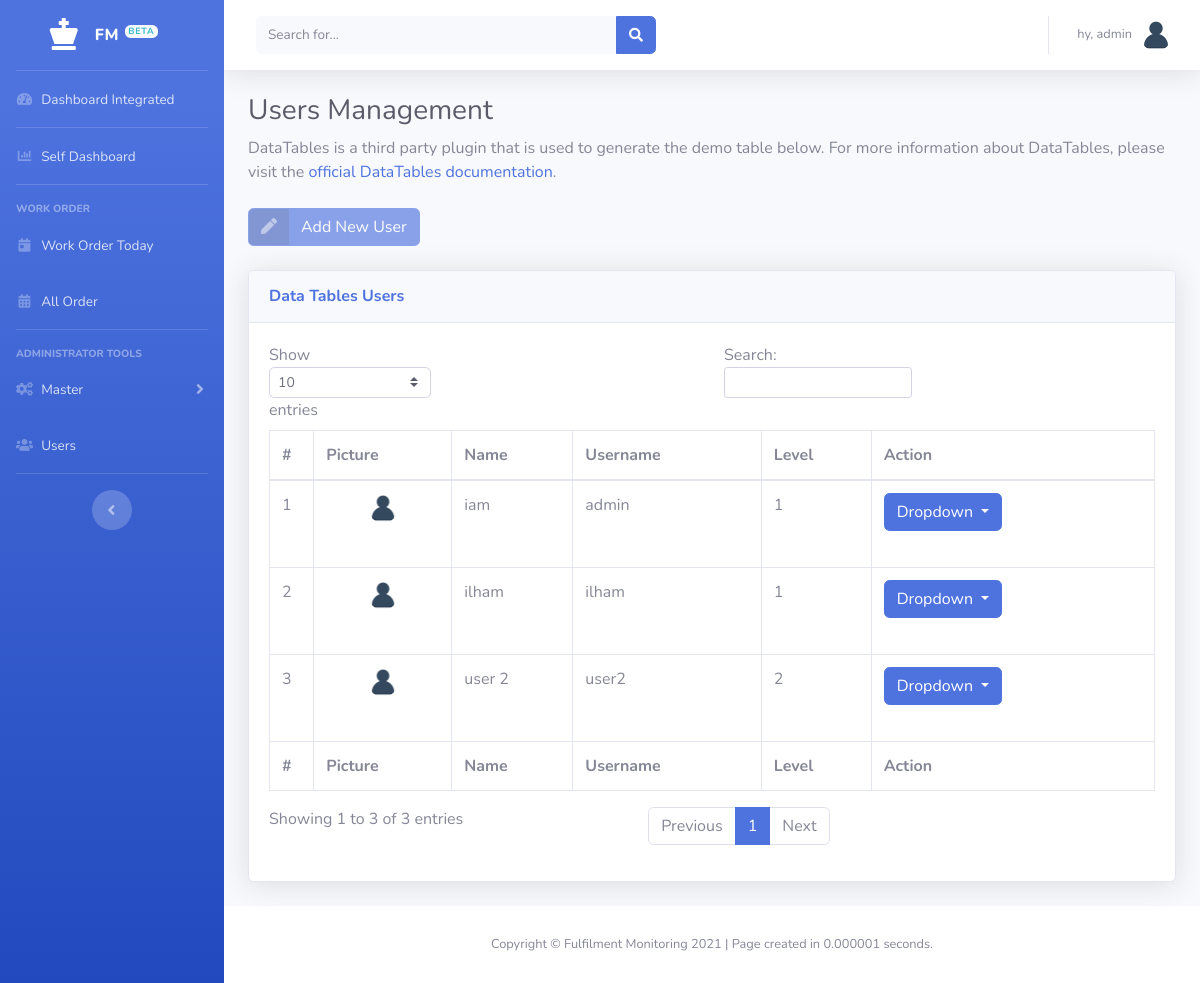
Page /leader/users.php (signed in) on the committed database.
### tables this page shows
CREATE TABLE `user` (
  `id_user` int(11) NOT NULL,
  `name` varchar(512) NOT NULL,
  `username` varchar(512) NOT NULL,
  `password` varchar(512) NOT NULL,
  `level` varchar(128) NOT NULL,
  `picture` varchar(512) NOT NULL
);

### leader/users.php (the view, shortened to what this page needs)
<!DOCTYPE html>
<html lang="en">
<?php
include '../template/head.php';
?>
<body id="page-top">
  <div id="wrapper">
    <?php
    include 'menu.php';
    ?>
    <div id="content-wrapper" class="d-flex flex-column">
      <div id="content">
        <?php
        include 'top_bar.php';
        ?>
        <div class="container-fluid">
          <h1 class="h3 mb-2 text-gray-800">Users Management</h1>
          <p class="mb-4">DataTables is a third party plugin that is used to generate the demo table below. For more information about DataTables, please visit the <a target="_blank" href="https://datatables.net">official DataTables documentation</a>.</p>
          <a href="#" class="btn btn-primary btn-icon-split disabled">
            <span class="icon text-white-50">
              <i class="fas fa-pen"></i>
            </span>
            <span class="text">Add New User</span>
          </a>
          <div class="card shadow mb-4">
            <div class="card-header py-3">
              <h6 class="m-0 font-weight-bold text-primary">Data Tables Users</h6>
            </div>
            <div class="card-body">
              <div class="table-responsive">
                <table class="table table-bordered" id="dataTable" width="100%" cellspacing="0">
                  <thead>
                    <tr>
                      <th>#</th>
                      <th>Picture</th>
                      <th>Name</th>
                      <th>Username</th>
                      <th>Level</th>
                      <th>Action</th>
                    </tr>
                  </thead>
                  <tfoot>
                    <tr>
                      <th>#</th>
                      <th>Picture</th>
                      <th>Name</th>
                      <th>Username</th>
                      <th>Level</th>
                      <th>Action</th>
                    </tr>
                  </tfoot>
                  <tbody>
                    <?php
                    include "../koneksi.php";
                    $no = 1;
                    $data = mysqli_query($koneksi,"select * from user");
                    while($d = mysqli_fetch_array($data)){
                    ?>
                    <tr>
                      <td><?php echo $no++; ?></td>
                      <td><img src="../img/user.png" alt="Picture" style="width:30px; display: block;margin-left: auto;margin-right: auto;border-radius: 50%;"></td>
                      <td><?php echo $d['name']; ?></td>
                      <td><?php echo $d['username']; ?></td>
                      <td><?php echo $d['level']; ?></td>
                      <td>
                        <div class="dropdown mb-4">
                          <button class="btn btn-primary dropdown-toggle" type="button" id="dropdownMenuButton" data-toggle="dropdown" aria-haspopup="true" aria-expanded="false">
                            Dropdown
                          </button>
                        </div>
                      </td>
                    </tr>
                    <?php } ?>
                  </tbody>
                </table>
              </div>
            </div>
          </div>
        </div>
      </div>
      <?php
      include '../template/footer.php';
      ?>
    </div>
  </div>
</body>
</html>

### rows in the picture
user: name "iam", username "admin", level "1"
user: name "ilham", username "ilham", level "1"
user: name "user 2", username "user2", level "2"

### other values in the picture
$_SESSION['username'] "admin"
$d "2021"
